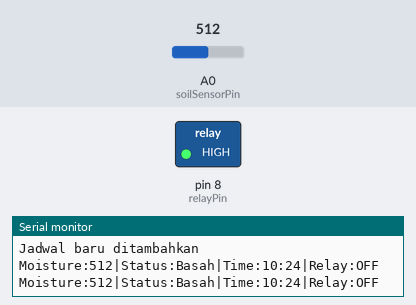
A sketch run on a simulated Arduino Uno, built with avr-gcc and run on an emulated ATmega328P. On the bench: switched loads named in the sketch (green lamp = pin HIGH), the last lines printed to the serial monitor. The inputs (shaded band) are chosen by the test bench; at power-on: A0 (soilSensorPin) = 512. The local clock reads 2024-03-15 10:24:30 at power-on unless the sketch sets it.

Above: at 1.2 s.
1.3 s: A0 (soilSensorPin) set to 586
3.2 s: A0 (soilSensorPin) set to 613
At 4.4 s:
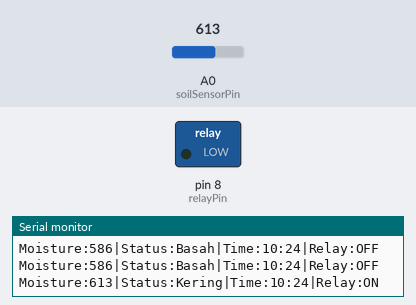
9.5 s: A0 (soilSensorPin) set to 590
At 10.7 s:
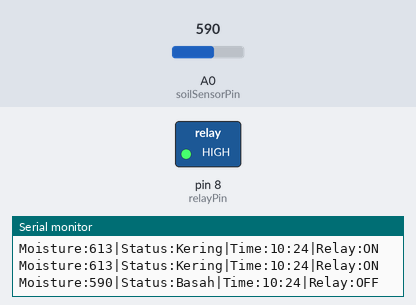
11.5 s: A0 (soilSensorPin) set to 610
At 12.5 s:
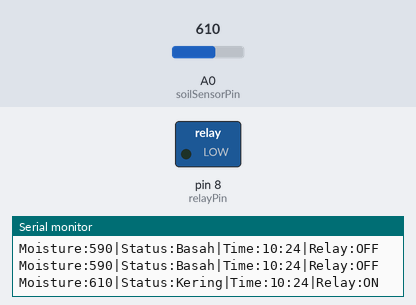
Timing chart, 0 to 14.5 s (numbered marks = the images above; inputs shaded):
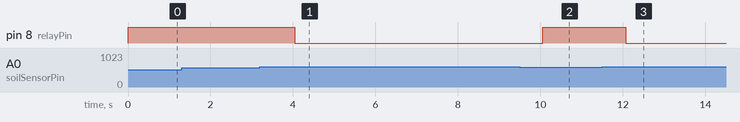

Measured:
- the behaviour switches between 600 and 601 on A0 (soilSensorPin) (found by bisection; images 0 and 1)
- after the input at 3.2 s, pin 8 (relayPin): HIGH → LOW after 0.84 s
- after the input at 9.5 s, pin 8 (relayPin): LOW → HIGH after 0.56 s
- after the input at 11.5 s, pin 8 (relayPin): HIGH → LOW after 0.56 s

The sketch:

SmartFarmArduino.ino
```cpp
#include <Wire.h>
#include <RTClib.h> // Library RTC

RTC_DS1307 rtc;

// Pin dan parameter
const int soilSensorPin = A0;  // Pin sensor kelembapan tanah
const int relayPin = 8;        // Pin relay pada Arduino Uno
const int threshold = 600;     // Ambang batas kelembapan tanah (sesuaikan dengan nilai Anda)

// Jumlah maksimum jadwal
const int maxSchedules = 10;

// Struktur untuk menyimpan jadwal
struct Schedule {
  int startHour;
  int startMinute;
  int endHour;
  int endMinute;
  bool enabled; // Menandakan apakah jadwal aktif atau tidak
};
Schedule schedules[maxSchedules];
int numSchedules = 0;

// Status relay dan mode kontrol
String relayStatus = "OFF";
bool manualMode = false;

void setup() {
  Serial.begin(9600); // Serial untuk komunikasi dengan NodeMCU

  pinMode(soilSensorPin, INPUT);
  pinMode(relayPin, OUTPUT);
  digitalWrite(relayPin, LOW);

  if (!rtc.begin()) {
    Serial.println("RTC tidak ditemukan!");
    while (1);
  }

  if (!rtc.isrunning()) {
    Serial.println("RTC belum diatur. Mengatur waktu sekarang...");
    rtc.adjust(DateTime(F(__DATE__), F(__TIME__)));
  }

  // Tambahkan jadwal penyiraman secara manual
  addSchedule(11, 30, 11, 31, true);  // Contoh: nyalakan 8:00-8:15
  addSchedule(18, 0, 18, 15, true); // Contoh: nyalakan 18:00-18:15
}

void loop() {
  DateTime now = rtc.now();

  int currentHour = now.hour();
  int currentMinute = now.minute();

  // Mode manual: periksa perintah dari Serial Monitor
  if (Serial.available()) {
    String command = Serial.readStringUntil('\n');
    processCommand(command);
  }

  if (!manualMode) {
    // Mode otomatis: kontrol relay berdasarkan kelembapan tanah dan jadwal RTC
    bool withinSchedule = false;
    for (int i = 0; i < numSchedules; i++) {
      if (schedules[i].enabled &&
          (currentHour > schedules[i].startHour || (currentHour == schedules[i].startHour && currentMinute >= schedules[i].startMinute)) &&
          (currentHour < schedules[i].endHour || (currentHour == schedules[i].endHour && currentMinute < schedules[i].endMinute))) {
        withinSchedule = true;
        break;
      }
    }

    int soilMoisture = analogRead(soilSensorPin); // Baca sensor kelembapan tanah

    if (withinSchedule || soilMoisture > threshold) {
      relayStatus = "ON"; // Nyalakan relay
      digitalWrite(relayPin, LOW);
    } else {
      relayStatus = "OFF"; // Matikan relay
      digitalWrite(relayPin, HIGH);
    }

    // Tentukan status kelembapan tanah
    String soilStatus = (soilMoisture > threshold) ? "Kering" : "Basah";

    // Format data untuk NodeMCU
    String dataToSend = "Moisture:" + String(soilMoisture) +
                        "|Status:" + soilStatus +
                        "|Time:" + String(currentHour) + ":" + String(currentMinute) +
                        "|Relay:" + relayStatus;

    // Kirim data ke NodeMCU
    Serial.println(dataToSend);
  }

  delay(1000);
}

// Tambahkan jadwal baru
void addSchedule(int startHour, int startMinute, int endHour, int endMinute, bool enabled) {
  if (numSchedules < maxSchedules) {
    schedules[numSchedules] = {startHour, startMinute, endHour, endMinute, enabled};
    numSchedules++;
    Serial.println("Jadwal baru ditambahkan");
  } else {
    Serial.println("Jumlah jadwal maksimal telah tercapai");
  }
}

// Fungsi untuk memproses perintah dari Serial Monitor
void processCommand(String command) {
  if (command.startsWith("Relay:")) {
    String state = command.substring(6);

    if (state == "ON") {
      relayStatus = "ON";
      digitalWrite(relayPin, HIGH);
      manualMode = true;
    } else if (state == "OFF") {
      relayStatus = "OFF";
      digitalWrite(relayPin, LOW);
      manualMode = true;
    }

    Serial.println("Mode Manual Aktif: Relay " + relayStatus);
  } else if (command == "Auto") {
    manualMode = false;
    Serial.println("Mode Otomatis Aktif");
  } else if (command.startsWith("Add:")) {
    // Contoh: Add:6:0:6:15
    int startHour, startMinute, endHour, endMinute;
    sscanf(command.c_str(), "Add:%d:%d:%d:%d", &startHour, &startMinute, &endHour, &endMinute);
    addSchedule(startHour, startMinute, endHour, endMinute, true);
  }
}
```
